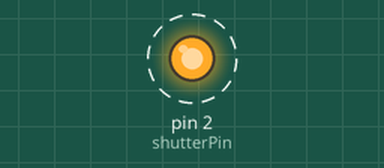
Recording of a sketch running on a simulated Arduino Uno, built with avr-gcc and run on an emulated ATmega328P. Parts: output pins drawn as LEDs (lit = HIGH). Dashed ring = blinking.

Above: at 0.5 s.
Timing chart, 0 to 4.6 s (numbered marks = the images above):
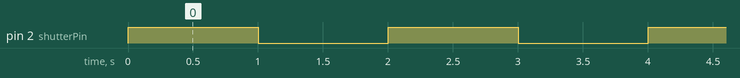

Measured:
- by itself, pin 2 (shutterPin): alternates HIGH for 1.0 s and LOW for 1.0 s, 10 changes in all, then stays LOW

The sketch:

Dinis_sandbox.ino
```cpp
const int stimPin =  6;      // stimulus: on (pulsed) during stimulus bouts                                                                                                                                                                                                                                                                                                                                                                                                                                                                                                                                                                                                                                                                                                                                                                                                                                                                                                                                                                                                                                                                                                                                                                                                                                                                                                                                                                                                                                                                                                                                                                                                                                                                                                                                                                                                                                                                                                                                                                                                                                                                                                                                                                                                                                                                                                                                                                                                                                                                                                                                                                                                                                                                                                                                                                                                                                                                                                                                                                                                                                                                                                                                                                                                                                                                                                                      const int stimPin =  6;      // stimulus: on (pulsed) during stimulus bouts
const int FramePin =  4;      // indicator: on (constant) during stimulus bouts
const int CamFramePin =  5;
const int initPin = 7;
const int testPin = 2;
const int shutterPin = 2;

//GLOBAL VARIABLES:
boolean lastReading;
boolean buttonState = HIGH;
boolean lastButtonState = HIGH;
int randomSequence[10] ;

int stimulusTime = 1000;
int recordingTime = 2000;

void setup()
{
  // pinMode(stimPin, OUTPUT);
  // pinMode(FramePin, OUTPUT);
  pinMode(shutterPin, OUTPUT);
  // pinMode(CamFramePin, OUTPUT);
  // pinMode(initPin, INPUT);

  //open serial channel
  // Serial.begin(9600);

  // randomSeed(analogRead(A0));

  // //create random sequence
  //  for ( int i = 0; i < 10 ; i++) {
  // 		randomSequence[i] = random(2);
  // }
}

void programRun(unsigned long initTime) {

//   Serial.print("E");

//   // int exposure=2000;
//   delay(5000);


//   //leave this here it is important when doing 2P experiments in stimulus mode
	for (int i = 0; i < 5; i++){
	  digitalWrite(shutterPin, HIGH);
	  // digitalWrite(FramePin, HIGH);
	  delay(1000);
	  digitalWrite(shutterPin, LOW);
	  // digitalWrite(FramePin, LOW);
	  delay(1000);
	}

//   int nTriggers = 10;

// //  for (int j = 0; j < nTriggers; j++) {

// 	 for (int i = 0; i < nTriggers; i++) {

// 	 	//recordign phase (shutter open)
// 	   digitalWrite(FramePin, HIGH);
// 	   digitalWrite(TestPin, HIGH);
// 	   delay(recordingTime);

// 	   //stimulus phase (shutter closed)
// 	   digitalWrite(FramePin, LOW);
// 	   digitalWrite(TestPin, LOW);
// 	   delay(50);//small delay to make sure shutter is closed before turning on projector
// 	   Serial.print("S");//this starts the next bout of stimuli
// 	   delay(stimulusTime);//show some stimuli (e.g. train of 5 stimuli)
// 	 }


  // for (int i=0; i<10;i++){
  // 	Serial.print(randomSequence[i]);
  // }


}

// void runBlock(int repeats, unsigned long duration, unsigned long recovery, long frequency, long pulse_width, int pwm) {
//   for (int x = 0; x < repeats; x++) {
//     pulseTrain(millis(), duration, frequency, pulse_width, pwm);
//     delay(recovery);
//   }
// }

// void pulseTrain(unsigned long pulseBegin, unsigned long duration, long frequency, long pulse_width, int pwm) {

//   while ((millis() - pulseBegin) <= duration) {
//     analogWrite(stimPin, pwm);
//     delay(pulse_width);
//     digitalWrite(stimPin, LOW);
//     delay((1000L / frequency) - pulse_width);
//   }

// }

void loop() {

   // digitalWrite(FramePin, LOW);
   // delay(1000);
   // digitalWrite(FramePin, HIGH);
   // delay(1000);


  if (lastButtonState == HIGH) {
    programRun(millis());
  }
  lastButtonState = LOW;

}
```
